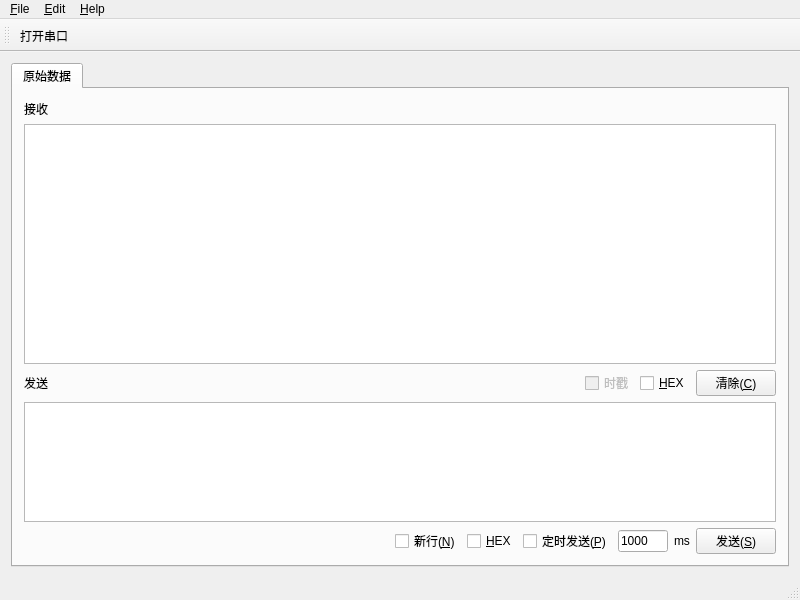
<?xml version="1.0" encoding="UTF-8"?>
<ui version="4.0">
 <class>MainWindow</class>
 <widget class="QMainWindow" name="MainWindow">
  <property name="geometry">
   <rect>
    <x>0</x>
    <y>0</y>
    <width>800</width>
    <height>600</height>
   </rect>
  </property>
  <property name="windowTitle">
   <string>Serialport Tools</string>
  </property>
  <property name="windowIcon">
   <iconset>
    <normaloff>:/icons/www.easyicon.net/Port_32px_530255_easyicon.net.png</normaloff>:/icons/www.easyicon.net/Port_32px_530255_easyicon.net.png</iconset>
  </property>
  <widget class="QWidget" name="centralWidget">
   <layout class="QHBoxLayout" name="horizontalLayout">
    <item>
     <widget class="QTabWidget" name="tabWidget">
      <property name="currentIndex">
       <number>0</number>
      </property>
      <widget class="QWidget" name="tabRaw">
       <attribute name="title">
        <string>原始数据</string>
       </attribute>
       <layout class="QVBoxLayout" name="verticalLayout">
        <item>
         <widget class="QLabel" name="label">
          <property name="text">
           <string>接收</string>
          </property>
         </widget>
        </item>
        <item>
         <widget class="QPlainTextEdit" name="plainTextEdit">
          <property name="readOnly">
           <bool>true</bool>
          </property>
         </widget>
        </item>
        <item>
         <layout class="QHBoxLayout" name="horizontalLayout_2">
          <item>
           <widget class="QLabel" name="label_3">
            <property name="text">
             <string>发送</string>
            </property>
           </widget>
          </item>
          <item>
           <spacer name="horizontalSpacer_2">
            <property name="orientation">
             <enum>Qt::Horizontal</enum>
            </property>
            <property name="sizeHint" stdset="0">
             <size>
              <width>40</width>
              <height>20</height>
             </size>
            </property>
           </spacer>
          </item>
          <item>
           <widget class="QCheckBox" name="checkBoxTimestamp">
            <property name="enabled">
             <bool>false</bool>
            </property>
            <property name="text">
             <string>时戳</string>
            </property>
           </widget>
          </item>
          <item>
           <widget class="QCheckBox" name="checkBoxHexRecv">
            <property name="text">
             <string>&amp;HEX</string>
            </property>
           </widget>
          </item>
          <item>
           <widget class="QPushButton" name="pushButtonClean">
            <property name="text">
             <string>清除(&amp;C)</string>
            </property>
           </widget>
          </item>
         </layout>
        </item>
        <item>
         <widget class="QPlainTextEdit" name="plainTextEditSend">
          <property name="maximumSize">
           <size>
            <width>16777215</width>
            <height>120</height>
           </size>
          </property>
         </widget>
        </item>
        <item>
         <layout class="QHBoxLayout" name="horizontalLayout_4">
          <item>
           <spacer name="horizontalSpacer_4">
            <property name="orientation">
             <enum>Qt::Horizontal</enum>
            </property>
            <property name="sizeHint" stdset="0">
             <size>
              <width>40</width>
              <height>20</height>
             </size>
            </property>
           </spacer>
          </item>
          <item>
           <widget class="QCheckBox" name="checkBoxNewLine">
            <property name="text">
             <string>新行(&amp;N)</string>
            </property>
           </widget>
          </item>
          <item>
           <widget class="QCheckBox" name="checkBoxHexSend">
            <property name="text">
             <string>&amp;HEX</string>
            </property>
           </widget>
          </item>
          <item>
           <widget class="QCheckBox" name="checkBoxTimer">
            <property name="text">
             <string>定时发送(&amp;P)</string>
            </property>
           </widget>
          </item>
          <item>
           <widget class="QLineEdit" name="lineEditTime">
            <property name="maximumSize">
             <size>
              <width>50</width>
              <height>16777215</height>
             </size>
            </property>
            <property name="toolTip">
             <string>定时发送的周期，单位ms</string>
            </property>
            <property name="statusTip">
             <string>定时发送的周期，单位ms</string>
            </property>
            <property name="text">
             <string>1000</string>
            </property>
           </widget>
          </item>
          <item>
           <widget class="QLabel" name="label_2">
            <property name="text">
             <string>ms</string>
            </property>
           </widget>
          </item>
          <item>
           <widget class="QPushButton" name="pushButtonSend">
            <property name="text">
             <string>发送(&amp;S)</string>
            </property>
           </widget>
          </item>
         </layout>
        </item>
       </layout>
      </widget>
     </widget>
    </item>
   </layout>
  </widget>
  <widget class="QMenuBar" name="menuBar">
   <property name="geometry">
    <rect>
     <x>0</x>
     <y>0</y>
     <width>800</width>
     <height>23</height>
    </rect>
   </property>
   <widget class="QMenu" name="menuFile">
    <property name="title">
     <string>&amp;File</string>
    </property>
    <addaction name="actionTogglePort"/>
    <addaction name="separator"/>
    <addaction name="separator"/>
    <addaction name="actionExit"/>
    <addaction name="actionActivatePlugin"/>
   </widget>
   <widget class="QMenu" name="menuHelp">
    <property name="title">
     <string>&amp;Help</string>
    </property>
    <addaction name="actionAbout"/>
    <addaction name="actionAboutQt"/>
   </widget>
   <widget class="QMenu" name="menuEdit">
    <property name="title">
     <string>&amp;Edit</string>
    </property>
    <addaction name="actionSetSerialParams"/>
   </widget>
   <addaction name="menuFile"/>
   <addaction name="menuEdit"/>
   <addaction name="menuHelp"/>
  </widget>
  <widget class="QStatusBar" name="statusBar"/>
  <widget class="QToolBar" name="toolBar">
   <property name="windowTitle">
    <string>toolBar</string>
   </property>
   <attribute name="toolBarArea">
    <enum>TopToolBarArea</enum>
   </attribute>
   <attribute name="toolBarBreak">
    <bool>false</bool>
   </attribute>
   <addaction name="actionTogglePort"/>
  </widget>
  <action name="actionExit">
   <property name="text">
    <string>退出(&amp;x)</string>
   </property>
   <property name="iconText">
    <string>退出</string>
   </property>
   <property name="toolTip">
    <string>退出</string>
   </property>
  </action>
  <action name="actionAbout">
   <property name="text">
    <string>&amp;About...</string>
   </property>
  </action>
  <action name="actionAboutQt">
   <property name="text">
    <string>About &amp;Qt</string>
   </property>
  </action>
  <action name="actionTogglePort">
   <property name="checkable">
    <bool>true</bool>
   </property>
   <property name="icon">
    <iconset>
     <normaloff>:/icons/www.easyicon.net/network_port_disconnect_32px_1083440_easyicon.net.png</normaloff>:/icons/www.easyicon.net/network_port_disconnect_32px_1083440_easyicon.net.png</iconset>
   </property>
   <property name="text">
    <string>打开串口(&amp;T)</string>
   </property>
   <property name="iconText">
    <string>打开串口</string>
   </property>
   <property name="toolTip">
    <string>打开串口</string>
   </property>
  </action>
  <action name="actionSetSerialParams">
   <property name="text">
    <string>Serial Param</string>
   </property>
  </action>
  <action name="actionActivatePlugin">
   <property name="text">
    <string>激活插件(&amp;A)</string>
   </property>
   <property name="toolTip">
    <string>激活插件</string>
   </property>
  </action>
 </widget>
 <layoutdefault spacing="6" margin="11"/>
 <tabstops>
  <tabstop>pushButtonSend</tabstop>
  <tabstop>checkBoxNewLine</tabstop>
  <tabstop>checkBoxHexSend</tabstop>
  <tabstop>checkBoxTimer</tabstop>
  <tabstop>lineEditTime</tabstop>
  <tabstop>checkBoxTimestamp</tabstop>
  <tabstop>checkBoxHexRecv</tabstop>
  <tabstop>pushButtonClean</tabstop>
  <tabstop>plainTextEdit</tabstop>
  <tabstop>tabWidget</tabstop>
 </tabstops>
 <resources/>
 <connections>
  <connection>
   <sender>actionExit</sender>
   <signal>triggered()</signal>
   <receiver>MainWindow</receiver>
   <slot>close()</slot>
   <hints>
    <hint type="sourcelabel">
     <x>-1</x>
     <y>-1</y>
    </hint>
    <hint type="destinationlabel">
     <x>199</x>
     <y>149</y>
    </hint>
   </hints>
  </connection>
 </connections>
</ui>
